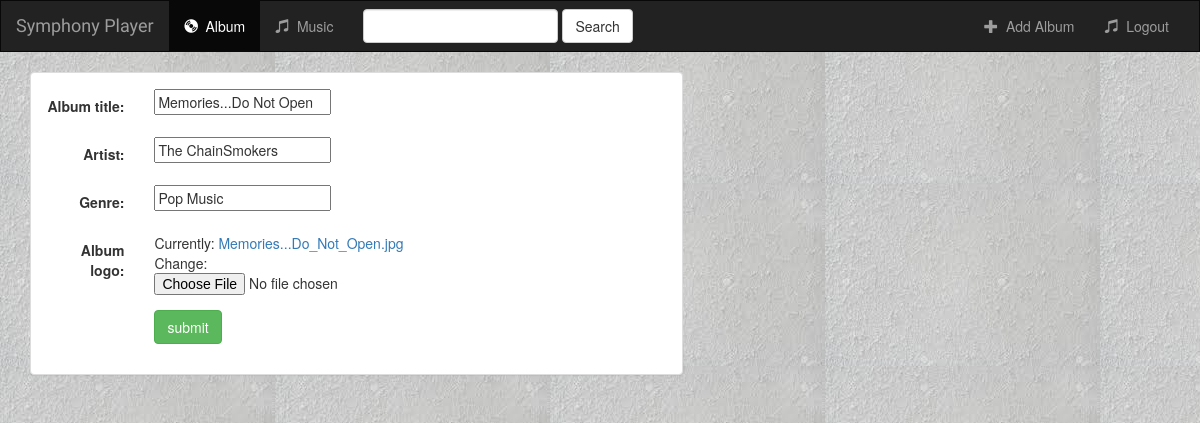
Page /music/album/1/ on the committed database.
### music/models.py (models this page shows, shortened)
class Album(models.Model):
    artist = models.CharField(max_length=250)
    album_title = models.CharField(max_length=500)
    genre = models.CharField(max_length=100)
    album_logo = models.FileField()

### music/views.py (the view)
# urls.py: url(r'album/(?P<pk>[0-9]+)/$', views.AlbumUpdate.as_view(), name='album-update'),
class AlbumUpdate(UpdateView):
    model = Album
    fields = ['album_title', 'artist', 'genre', 'album_logo']

### music/templates/music/album_form.html (shortened to what this page needs)
{% extends 'music/base.html' %}
{% block body %}
    <div class="container">
<div class="row">
    <div class="col-sm-12 col-md-7">
        <div class="panel panel-default">
            <div class="panel-body">
                <form class="form-horizontal" action="" method="post" enctype="multipart/form-data">
                    {% include 'music/form-template.html' %}
                    <div class="form-group">
                        <div class="col-sm-offset-2 col-sm-10">
                            <button type="submit" class="btn btn-success">submit</button>
                        </div>
                    </div>
                </form>
            </div>
        </div>
    </div>
</div>
    </div>
{% endblock %}

### music/templates/music/form-template.html (shortened to what this page needs)
{% for field in form %}
    <div class="form-group">
        <div class="col-sm-offset-2 col-sm-10">
        </div>
        <label class="control-label col-sm-2">{{ field.label_tag }}</label>
        <div class="col-sm-10">
            {{ field }}
        </div>
    </div>
{% endfor %}

### music/static/music/style.css (style rules this page uses)
body { background: white url("./images/background.jpg"); }

### rows in the picture
Album: form "Memories...Do Not Open" "The ChainSmokers" "Pop Music"

### other values in the picture
{{ field.label_tag }} "Album title:" "Artist:" "Genre:" "Album logo:"
